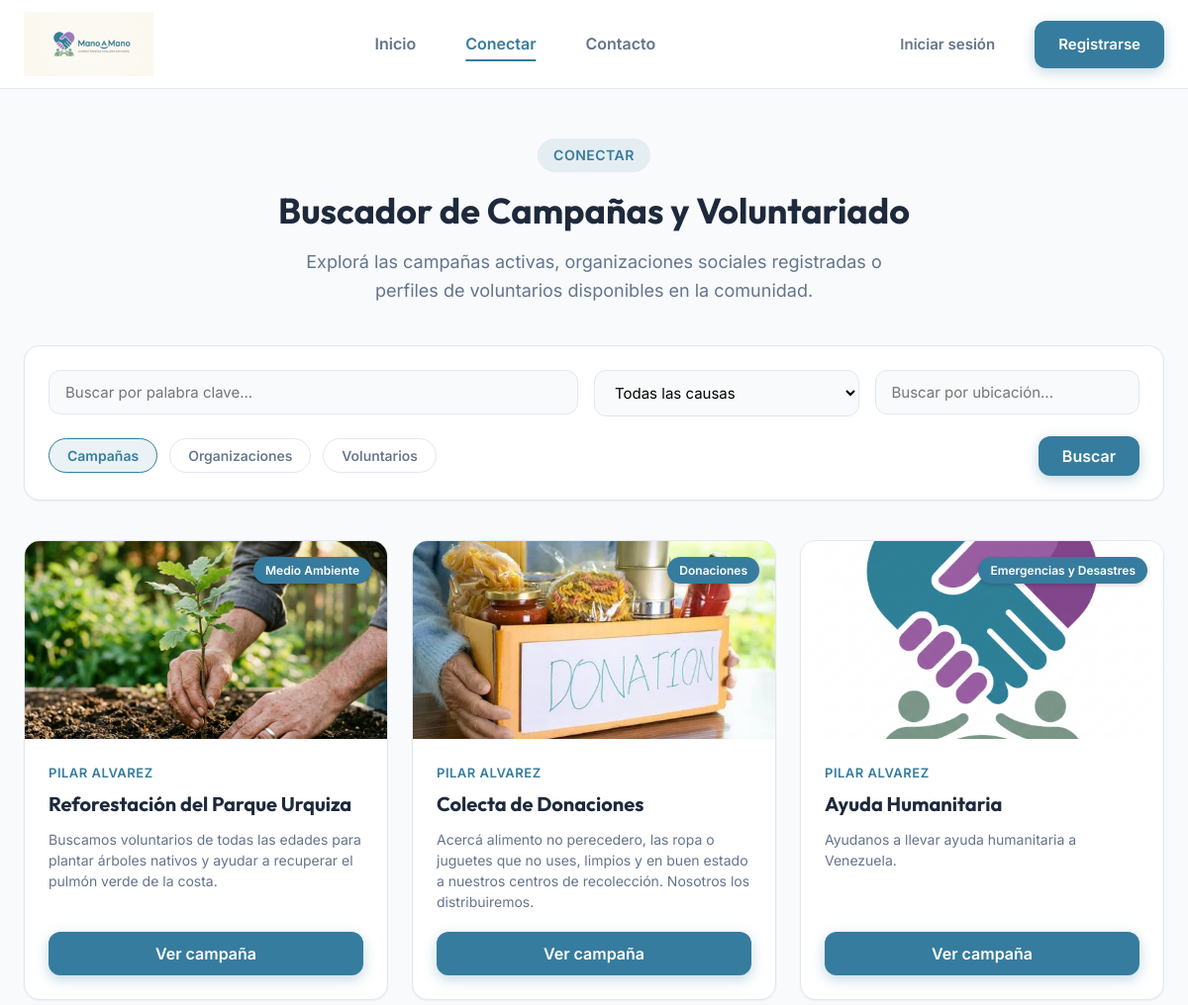
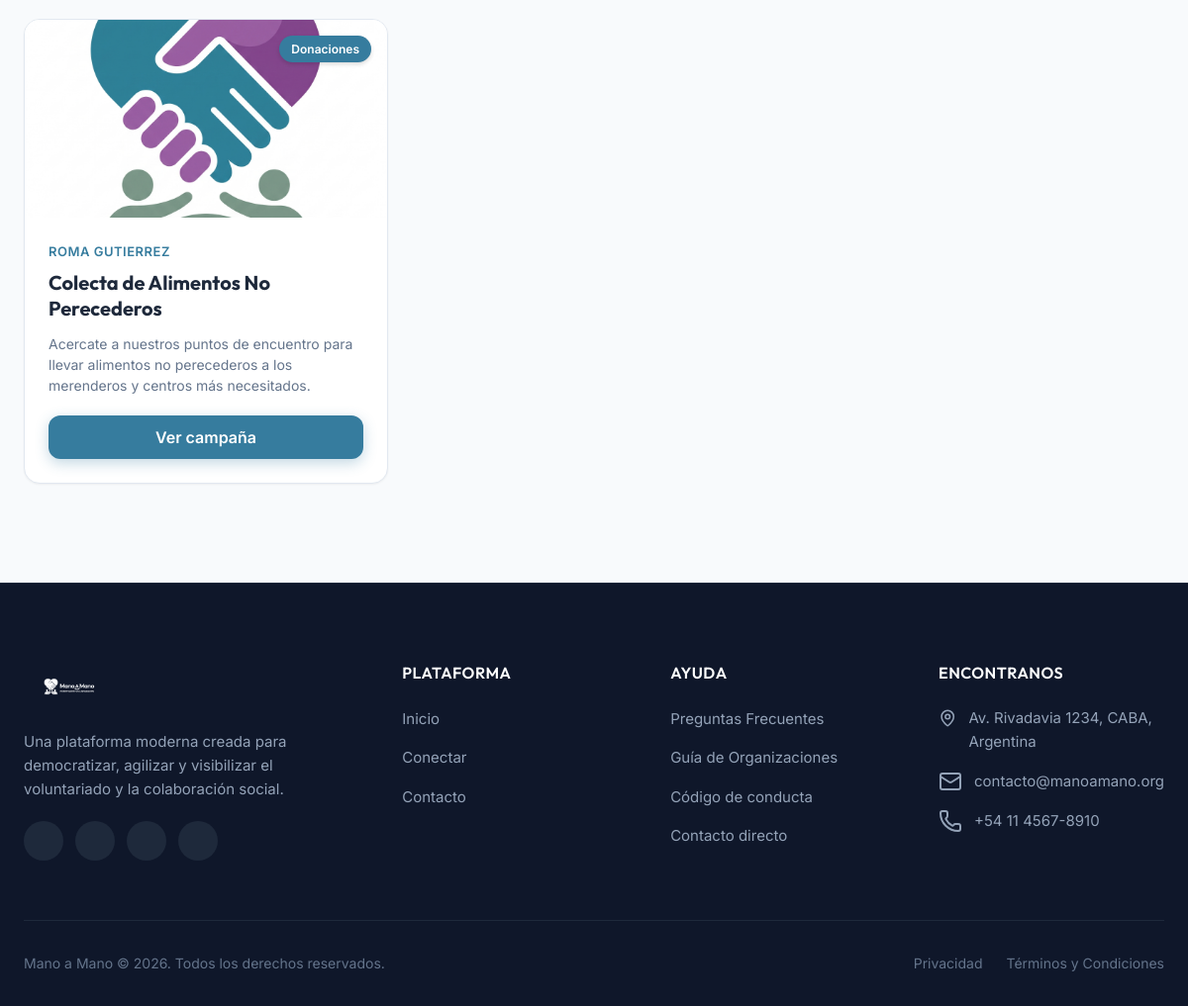
/public/conectar, run on the app's committed database (2 pictures, top to bottom).
### tables this page shows
CREATE TABLE `campanias` (
  `id` int(11) NOT NULL,
  `usuario_id` int(11) NOT NULL,
  `tipo_id` int(11) NOT NULL,
  `titulo` varchar(100) NOT NULL,
  `descripcion` text DEFAULT NULL,
  `fecha_creacion` timestamp NOT NULL DEFAULT current_timestamp(),
  `fecha_finalizacion` date NOT NULL,
  `info_adicional` text DEFAULT NULL,
  `ubicacion` varchar(60) NOT NULL,
  `fecha_inicio` date NOT NULL
);

### app/core/Controlador.php (called while the page is built, shortened)
<?php
class Controlador {
    protected function cargarModelo (string $modelo) : mixed{
        return new $modelo;
    }
    protected function cargarVista(string $rutaVista, array $datos = [], ?string $titulo = "Mano a Mano") : void {
        require "../app/views/layout.php";
    }
}
?>

### app/controllers/conectarCtrl.php (called while the page is built, shortened)
<?php
class conectarCtrl extends Controlador {
    public function index() : void {
        $modeloCampania = $this->cargarModelo('Campania');
        $modeloVoluntario = $this->cargarModelo('Voluntario');
        $modeloOrganizacion = $this->cargarModelo('Organizacion');
        $filtros = [
            'q' => $_GET['q'] ?? '',
            'category' => $_GET['category'] ?? '',
            'location' => $_GET['location'] ?? ''
        ];
        $campanias = $modeloCampania->obtenerCampanias( $filtros );
        $voluntarios = $modeloVoluntario->obtenerVoluntarios( $filtros );
        $organizaciones = $modeloOrganizacion->obtenerOrganizaciones( $filtros );
        $causas = $modeloCampania->obtenerCausas();
        $oficios = $modeloVoluntario->obtenerOficios();
        $datos = ['cssPropio' => 'conectar.css',
                  'jsPropio' => 'conectar.js',
                  'campanias' => $campanias ?? [],
                  'voluntarios' => $voluntarios ?? [],
                  'organizaciones' => $organizaciones ?? [],
                  'causas' => $causas ?? [],
                  'oficios' => $oficios ?? []];
        $this->cargarVista('conectar', $datos, 'Conectar - Mano a Mano');
    }
}
?>

### app/core/App.php (called while the page is built, shortened)
<?php
class App {
    protected $metodo = 'index';
    protected $params = [];
    public function __construct() {
        $urlPartes = $this->parseUrl();
        require_once '../app/rutas.php';
        if (isset($urlPartes[0])) {
            $ruta = $urlPartes[0];
        }
        if (isset($rutas[$ruta])) {
            $this->metodo = $rutas[$ruta]['metodo'];
            $this->params = array_slice($urlPartes, 2);
        } else {
            echo "404 - Ruta no encontrada";
            return;
        }
        $this->controlador = new $this->controlador;
        call_user_func_array([$this->controlador, $this->metodo], $this->params);
    }
    private function parseUrl() : array {
        if (isset($_GET['url'])) {
            return explode('/', filter_var(rtrim($_GET['url'], '/'), FILTER_SANITIZE_URL));
        }
        return [''];
    }
}
?>

### public/index.php (called while the page is built, shortened)
<?php
    require_once "../app/core/BaseDatos.php";
    require_once "../app/core/Controlador.php";
    require_once "../app/core/App.php";
    $app = new App();
?>

### app/core/BaseDatos.php (called while the page is built, shortened)
<?php
class BaseDatos {
    private $host = BD_HOST;
    private $usuario = BD_USUARIO;
    private $clave = BD_CLAVE;
    private $nombre = BD_NOMBRE;
    private $puerto = BD_PUERTO;
    private $dbh;
    private $stmt;
    public function __construct() {
        $dsn = 'mysql:host=' . $this->host . ';dbname=' . $this->nombre . ';port=' . $this->puerto;
        $options = [
            PDO::ATTR_PERSISTENT => true,
            PDO::ATTR_ERRMODE => PDO::ERRMODE_EXCEPTION
        ];
        try {
            $this->dbh = new PDO($dsn, $this->usuario, $this->clave, $options);
        } catch (PDOException $e) {
            $this->error = $e->getMessage();
            echo $this->error;
        }
    }
    public function consulta (string $sql) :void {
        $this->stmt = $this->dbh->prepare($sql);
    }
    public function asignar(string|int $param, mixed $valor) :void {
        if(is_null($valor)) {
            $this->stmt->bindValue($param, null, PDO::PARAM_NULL);
        }else{
            switch(gettype($valor)){
                case 'integer':
                    $this->stmt->bindValue($param, $valor, PDO::PARAM_INT);
                    break;
            }
        }
    }
    public function ejecutar() :bool {
        return $this->stmt->execute();
    }
    public function resultados() :array {
        $this->ejecutar();
        return $this->stmt->fetchAll(PDO::FETCH_ASSOC);
    }
}
?>

### app/models/Campania.php (called while the page is built, shortened)
<?php
class Campania {
    private $bd;
    public function __construct() {
        $this->bd = new BaseDatos();
    }
    public function obtenerCampanias ( array $filtros = [] ) :array {
        $condicionesOrgs = [];
        $condicionesVol = [];
        $parametros = [];
        $whereOrgs = !empty($condicionesOrgs) ? " AND " . implode(" AND ", $condicionesOrgs) : "";
        $whereVol = !empty($condicionesVol) ? " AND " . implode(" AND ", $condicionesVol) : "";
        $consultaOrgs = "SELECT c.id, c.usuario_id, u.nombre, u.img_perfil, t.tipo, c.titulo, c.descripcion, c.fecha_inicio, c.fecha_finalizacion, c.ubicacion, c.info_adicional
                        FROM campanias c
                            JOIN usuarios u ON c.usuario_id = u.id
                            JOIN tipos_campanias t ON t.id = c.tipo_id
                            JOIN organizaciones o ON u.id = o.usuario_id
                        WHERE 1=1 " . $whereOrgs;
        $consultaVol = "SELECT c.id, c.usuario_id, CONCAT(u.nombre, ' ', v.apellido) as 'nombre', u.img_perfil, t.tipo, c.titulo, c.descripcion, c.fecha_inicio, c.fecha_finalizacion, c.ubicacion, c.info_adicional
                        FROM campanias c
                            JOIN usuarios u ON c.usuario_id = u.id
                            JOIN tipos_campanias t ON t.id = c.tipo_id
                            JOIN voluntarios v ON u.id = v.usuario_id
                        WHERE 1=1 " . $whereVol;
        $this->bd->consulta($consultaOrgs);
        $this->bd->ejecutar();
        $campaniasOrgs = $this->bd->resultados();
        $this->bd->consulta($consultaVol);
        $this->bd->ejecutar();
        $campaniasVol = $this->bd->resultados();
        $todasLasCampanias = array_merge($campaniasOrgs, $campaniasVol);
        $campaniasMapeadas = [];
        foreach ($todasLasCampanias as $camp) {
            $idCamp = (int)$camp['id'];
            $causes = $this->obtenerCausasDeCampania($idCamp);
            $images = $this->obtenerArchivosDeCampania($idCamp);
            $campaniasMapeadas[] = [
                'id' => $idCamp,
                'nombre' => $camp['nombre'],
                'usuario_id' => (int)$camp['usuario_id'],
                'usuario_nombre' => $camp['nombre'],
                'usuario_img_perfil' => $camp['img_perfil'],
                'tipo' => strtolower($camp['tipo']) === 'convocatoria' ? 'convocatoria' : 'informativa',
                'titulo' => $camp['titulo'],
                'descripcion' => $camp['descripcion'],
                'fecha_inicio' => $camp['fecha_inicio'],
                'fecha_finalizacion' => $camp['fecha_finalizacion'],
                'ubicacion' => $camp['ubicacion'],
                'info_adicional' => $camp['info_adicional'],
                'category' => !empty($causes) ? $causes[0] : '',
                'causes' => $causes,
                'imagen' => !empty($images) ? $images[0] : '',
                'images' => $images
            ];
        }
        return $campaniasMapeadas;
    }
    public function obtenerCausas () :array {
        $consulta = "SELECT causa FROM `causas`;";
        $this->bd->consulta($consulta);
        $this->bd->ejecutar();
        return $this->bd->resultados();
    }
    public function obtenerCausasDeCampania ( int $idCampania ) : array {
        $consulta = "SELECT c.causa FROM campanias_causas cc
                        JOIN causas c ON c.id = cc.causa_id
                        WHERE cc.campania_id = :camp_id;";
        $this->bd->consulta($consulta);
        $this->bd->asignar(":camp_id", $idCampania);
        $this->bd->ejecutar();
        $resultados = $this->bd->resultados();
        return array_column($resultados, 'causa');
    }
    public function obtenerArchivosDeCampania(int $idCampania) : array {
        $consulta = "SELECT referencia FROM archivos
                        WHERE campania_id = :camp_id AND tipo = 'imagen';";
        $this->bd->consulta($consulta);
        $this->bd->asignar(":camp_id", $idCampania);
        $this->bd->ejecutar();
        $resultados = $this->bd->resultados();
        return array_column($resultados, 'referencia');
    }
}
?>

### app/views/conectar.php (the view, shortened to what this page needs)
<section class="section" style="padding-top: 140px; min-height: calc(100vh - 90px); display: flex; align-items: center;">
  <div class="container">
    <div class="section-header" style="margin-bottom: 40px;">
      <span class="section-tag">Conectar</span>
      <h1 class="section-title">Buscador de Campañas y Voluntariado</h1>
      <p class="section-subtitle">Explorá las campañas activas, organizaciones sociales registradas o perfiles de voluntarios disponibles en la comunidad.</p>
    </div>
    <div style="background-color: var(--color-surface); padding: 24px; border-radius: var(--radius-lg); border: 1px solid var(--color-border); box-shadow: var(--shadow-sm); margin-bottom: 40px; display: flex; flex-direction: column; gap: 20px;">
      <div style="display: grid; grid-template-columns: 2fr 1fr 1fr; gap: 16px;" class="form-row">
        <div class="form-group" style="margin-bottom: 0;">
          <input type="text" id="keyword-search-input" class="form-input" placeholder="Buscar por palabra clave..." style="background-color: var(--color-background);" value="<?= htmlspecialchars($_GET['q'] ?? '') ?>">
        </div>
        <div class="form-group" style="margin-bottom: 0;">
          <select id="category-select" class="form-input" style="background-color: var(--color-background);">
          </select>
        </div>
        <div class="form-group" style="margin-bottom: 0;">
          <input type="text" id="location-search-input" class="form-input" placeholder="Buscar por ubicación..." style="background-color: var(--color-background);" value="<?= htmlspecialchars($_GET['location'] ?? '') ?>">
        </div>
      </div>
      <div style="display: flex; justify-content: space-between; align-items: center; flex-wrap: wrap; gap: 16px;">
        <div style="display: flex; gap: 12px; flex-wrap: wrap;">
          <?php $tabActiva = $_GET['tab'] ?? 'campaigns'; ?>
          <button class="filter-btn <?= $tabActiva === 'campaigns' ? 'active' : '' ?>" data-target="campaigns">Campañas</button>
          <button class="filter-btn <?= $tabActiva === 'organizations' ? 'active' : '' ?>" data-target="organizations">Organizaciones</button>
          <button class="filter-btn <?= $tabActiva === 'volunteers' ? 'active' : '' ?>" data-target="volunteers">Voluntarios</button>
        </div>
        <button class="btn btn-primary" id="search-action-btn" style="padding: 10px 24px;">Buscar</button>
      </div>
    </div>
    <div id="campaigns-section" class="search-section">
      <?php if (empty($campanias)): ?>
        <div style="text-align: center; padding: 40px; background-color: var(--color-surface); border: 1px solid var(--color-border); border-radius: var(--radius-lg); color: var(--color-text-secondary); box-shadow: var(--shadow-sm);">
          No se encontraron campañas activas. Verifique los filtros o si está bien escrito lo que busca.
        </div>
      <?php else: ?>
        <div class="camps-carousel" id="campaigns-container">
          <?php foreach ($campanias as $camp): ?>
            <article class="camp-card">
              <div class="camp-img-wrapper">
                <img src="<?= !empty($camp['imagen']) ? BASE_URL . $camp['imagen'] : BASE_URL . 'img/img_generica.png' ?>" alt="<?= htmlspecialchars($camp['titulo']) ?>" class="camp-img">
                <?php if (!empty($camp['category'])): ?>
                  <span class="camp-cat-badge"><?= htmlspecialchars($camp['category']) ?></span>
                <?php endif; ?>
              </div>
              <div class="camp-content">
                <span class="camp-org"><?= htmlspecialchars($camp['usuario_nombre']) ?></span>
                <h3 class="camp-title"><?= htmlspecialchars($camp['titulo']) ?></h3>
                <p class="camp-desc"><?= htmlspecialchars($camp['descripcion']) ?></p>
                <button class="btn btn-primary" onclick="openCampaignDetails(<?= $camp['id'] ?>)">Ver campaña</button>
              </div>
            </article>
          <?php endforeach; ?>
        </div>
      <?php endif; ?>
    </div>
  </div>
</section>

### data on the page
campanias: shows a picture, category "Medio Ambiente", usuario_nombre "PILAR ALVAREZ", titulo "Reforestación del Parque Urquiza", descripcion "Buscamos voluntarios de todas las edades para plantar árboles nativos y ayudar a recuperar el pulmón verde de la costa."
campanias: shows a picture, category "Donaciones", usuario_nombre "PILAR ALVAREZ", titulo "Colecta de Donaciones", descripcion "Acercá alimento no perecedero, las ropa o juguetes que no uses, limpios y en buen estado a nuestros centros de recolección. Nosotros los distribuiremos."
campanias: category "Emergencias y Desastres", usuario_nombre "PILAR ALVAREZ", titulo "Ayuda Humanitaria", descripcion "Ayudanos a llevar ayuda humanitaria a Venezuela."
campanias: category "Donaciones", usuario_nombre "ROMA GUTIERREZ", titulo "Colecta de Alimentos No Perecederos", descripcion "Acercate a nuestros puntos de encuentro para llevar alimentos no perecederos a los merenderos y centros más necesitados."
